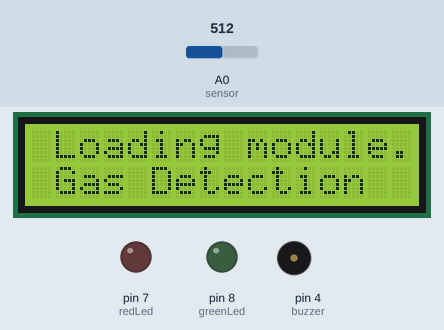
A sketch run on a simulated Arduino Uno, built with avr-gcc and run on an emulated ATmega328P. On the bench: 16×2 character LCD, output pins drawn as LEDs (lit = HIGH), buzzer (waves = sounding). Inputs (shaded band) come from the test bench; at power-on: A0 (sensor) = 512. The modem accepts every AT command (registered, SIM ready, sends succeed) and sends nothing else; what the sketch prints to the serial monitor is not drawn.

Above: at 3.2 s.
At 7.3 s:
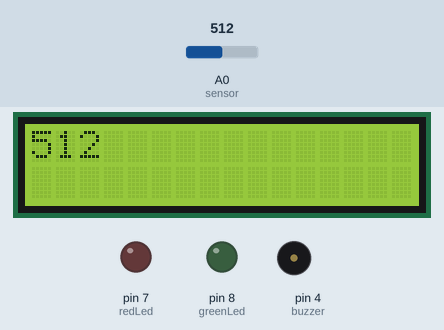
7.4 s: A0 (sensor) set to 178
At 13.8 s:
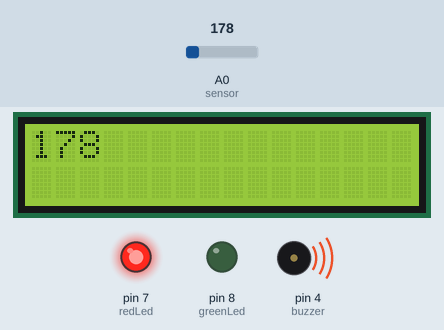
18.0 s: A0 (sensor) set to 151
At 22.3 s:
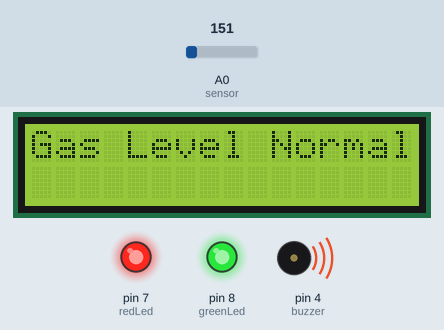
25.2 s: A0 (sensor) set to 170
At 31.3 s:
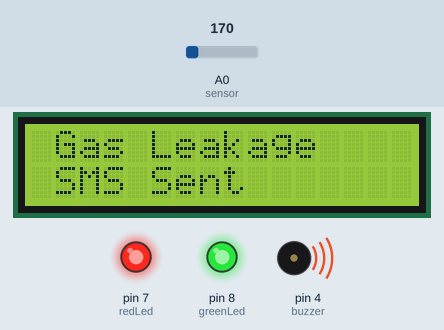
Timing chart, 0 to 32.8 s (numbered marks = the images above; inputs shaded):
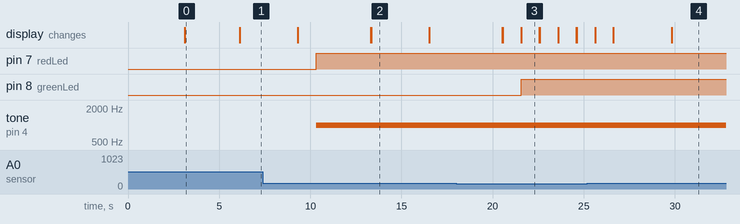

Measured:
- the behaviour switches between 161 and 160 on A0 (sensor) (found by bisection; images 2 and 3)
- after the input at 18.0 s, pin 8 (greenLed): LOW → HIGH after 3.6 s
- what the display in image 0 shows lasts 3.0 s, from 3.1 s to 6.1 s
- what the display in image 2 shows lasts 3.2 s, from 13.3 s to 16.5 s
- what the display in image 3 shows lasts 1.0 s, from 21.6 s to 22.6 s

The sketch:

gas_detector_controller.ino
```cpp
#include <Wire.h>
#include <LiquidCrystal_I2C.h>
#include <SoftwareSerial.h>


// Set the LCD address to 0x27 for a 16 chars and 2 line display
LiquidCrystal_I2C lcd(0x27, 16,2);


SoftwareSerial mySerial(3, 2);

//Delcaration of Arduino port connections
int sensor = A0;
int redLed = 7;
int greenLed = 8;
int buzzer = 4;


/*
* Definition of sensor thresholds
*/

int sensorThresh = 160;


void setup()
{

  Serial.begin(9600);
  mySerial.begin(9600);


  lcd.begin(16,2); // initialize the LCD
  lcd.backlight(); // Turn on the blacklight and print a message.

  pinMode(redLed, OUTPUT);
  pinMode(greenLed, OUTPUT);
  pinMode(buzzer, OUTPUT);
  pinMode(sensor,INPUT);

  lcd.print("Hey Faro");
  lcd.setCursor(0, 1);
  delay(3000);
  lcd.clear();
  lcd.print(" Loading module... ");
  lcd.setCursor(0, 1);
  lcd.print(" Gas Detection");
  delay(3000);
  lcd.clear();


}

void loop()
{
  //Read and Display LPG Gas concentration
  int analogValue = analogRead(sensor);
  Serial.print(analogValue);
  lcd.clear();
  lcd.setCursor(0,0);
  lcd.print(analogValue);
  delay(1000);


   if (analogValue > sensorThresh) {
    SendAlertMessage();
    Serial.print("Gas detect alarm");
    lcd.clear();
    lcd.setCursor(0, 0);
    lcd.print(" Gas Leakage");
    lcd.setCursor(0, 1);
    lcd.print(" SMS Sent");
    delay(1000);
    digitalWrite(redLed, HIGH);
    tone(buzzer, 1000);
    delay(3000);
    tone(buzzer, 1000);


  } else {
    Serial.print("Gas Level Low");
    lcd.clear();
    lcd.setCursor(0, 0);
    lcd.print("Gas Level Normal");
    digitalWrite(greenLed, HIGH);
    delay(1000);
  }
  lcd.clear();
}


//Function to send SMS using SIM800L module
void SendAlertMessage() {
  Serial.println("Sending");
  mySerial.println("AT+CMGF=1");
  delay(1000);
  mySerial.println("AT+CMGS=\"+263xxxxxxxxx\"\r");
  mySerial.println("Faro - Gas Detected. Open Windows");
  delay(100);
  mySerial.println((char)26);
  delay(1000);
}
```
